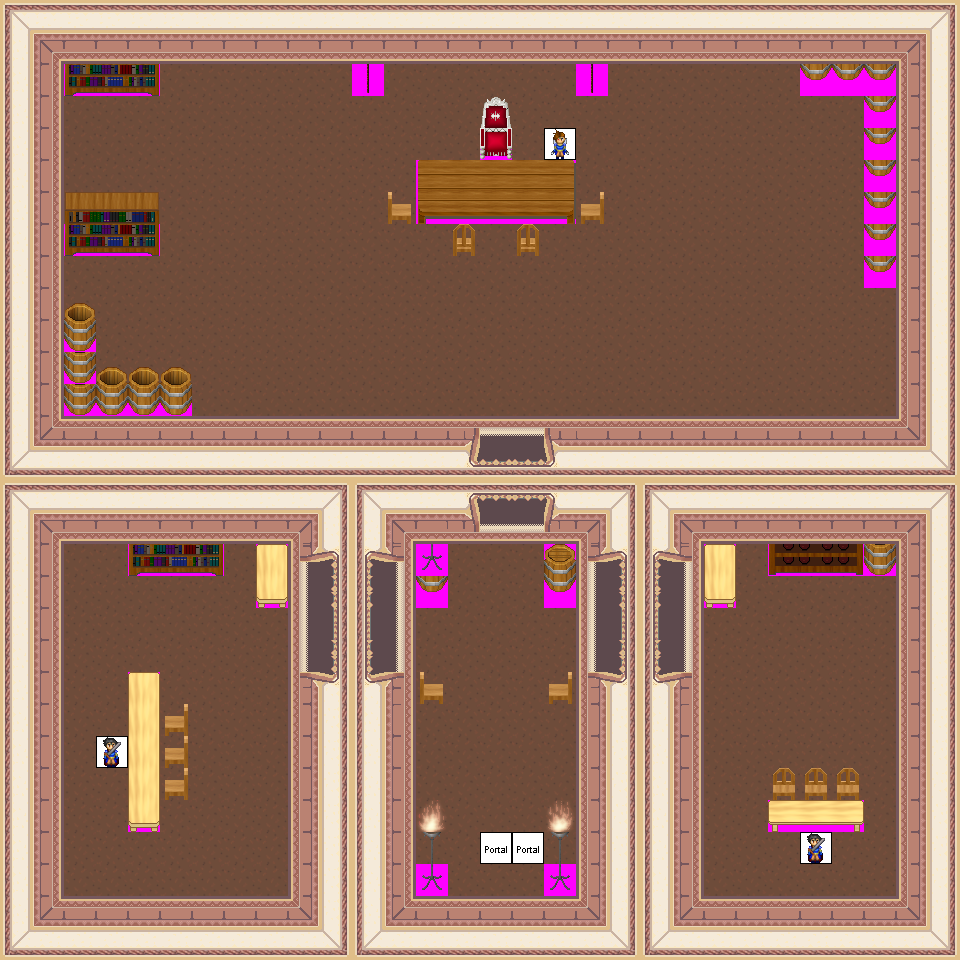

This game map was drawn from its Tiled (.tmx) file and the tilesets committed beside it. A one-line description and the trimmed map source follow:
An orthogonal 30x30 tile map with 32x32 px tiles, 6 tile layers (Ground, Objects, Above, Walkable, ...), 25 tilesets.

<map version="1.0" orientation="orthogonal" width="30" height="30" tilewidth="32" tileheight="32">
 <tileset firstgid="1" name="building_wall_int_wall_pale" tilewidth="32" tileheight="32">
  <image source="../drawable/building_wall_int_wall_pale.png" width="64" height="256" />
 </tileset>
 <tileset firstgid="17" name="building_wall_int_wall_purple" tilewidth="32" tileheight="32">
  <image source="../drawable/building_wall_int_wall_purple.png" width="64" height="320" />
 </tileset>
 <tileset firstgid="37" name="building_entrance_pale_red_ns" tilewidth="32" tileheight="32">
  <image source="../drawable/building_entrance_pale_red_ns.png" width="288" height="128" />
 </tileset>
 <tileset firstgid="73" name="building_entrance_detail_ns" tilewidth="32" tileheight="32">
  <image source="../drawable/building_entrance_detail_ns.png" width="96" height="64" />
 </tileset>
 <tileset firstgid="79" name="item_pot_barrel_tall" tilewidth="32" tileheight="32">
  <image source="../drawable/item_pot_barrel_tall.png" width="32" height="64" />
 </tileset>
 <tileset firstgid="81" name="item_pot_small_barrel" tilewidth="32" tileheight="32">
  <image source="../drawable/item_pot_small_barrel.png" width="32" height="64" />
 </tileset>
 <tileset firstgid="83" name="logic_portal" tilewidth="32" tileheight="32">
  <image source="../drawable/logic_portal.png" width="256" height="96" />
 </tileset>
 <tileset firstgid="107" name="ground_brown_2" tilewidth="32" tileheight="32">
  <image source="../drawable/ground_brown_2.png" width="32" height="64" />
 </tileset>
 <tileset firstgid="109" name="building_entrance_pale_red_ew" tilewidth="32" tileheight="32">
  <image source="../drawable/building_entrance_pale_red_ew.png" width="256" height="192" />
 </tileset>
 <tileset firstgid="157" name="furniture_table_long_front_on_pale" tilewidth="32" tileheight="32">
  <image source="../drawable/furniture_table_long_front_on_pale.png" width="32" height="96" />
 </tileset>
 <tileset firstgid="160" name="furniture_chair_wooden_pale" tilewidth="32" tileheight="32">
  <image source="../drawable/furniture_chair_wooden_pale.png" width="64" height="64" />
 </tileset>
 <tileset firstgid="164" name="furniture_light_iron_lamp" tilewidth="32" tileheight="32">
  <image source="../drawable/furniture_light_iron_lamp.png" width="32" height="96" />
 </tileset>
 <tileset firstgid="167" name="furniture_light_flames" tilewidth="32" tileheight="32">
  <image source="../drawable/furniture_light_flames.png" width="192" height="32" />
 </tileset>
 <tileset firstgid="173" name="building_stairs_stairs" tilewidth="32" tileheight="32">
  <image source="../drawable/building_stairs_stairs.png" width="64" height="192" />
 </tileset>
 <tileset firstgid="185" name="furniture_table_long_side_on_pale" tilewidth="32" tileheight="32">
  <image source="../drawable/furniture_table_long_side_on_pale.png" width="96" height="32" />
 </tileset>
 <tileset firstgid="188" name="item_documents_book" tilewidth="32" tileheight="32">
  <image source="../drawable/item_documents_book.png" width="64" height="64" />
 </tileset>
 <tileset firstgid="192" name="furniture_shelve_dark_bookshelf_2" tilewidth="32" tileheight="32">
  <image source="../drawable/furniture_shelve_dark_bookshelf_2.png" width="96" height="64" />
 </tileset>
 <tileset firstgid="198" name="furniture_shelve_dark_bottle_shelf" tilewidth="32" tileheight="32">
  <image source="../drawable/furniture_shelve_dark_bottle_shelf.png" width="96" height="64" />
 </tileset>
 <tileset firstgid="204" name="furniture_chair_throne_small" tilewidth="32" tileheight="32">
  <image source="../drawable/furniture_chair_throne_small.png" width="32" height="64" />
 </tileset>
 <tileset firstgid="206" name="furniture_table_wooden_rectangular" tilewidth="32" tileheight="32">
  <image source="../drawable/furniture_table_wooden_rectangular.png" width="96" height="96" />
 </tileset>
 <tileset firstgid="215" name="item_armor_armor" tilewidth="32" tileheight="32">
  <image source="../drawable/item_armor_armor.png" width="128" height="32" />
 </tileset>
 <tileset firstgid="219" name="item_weapon_spear" tilewidth="32" tileheight="32">
  <image source="../drawable/item_weapon_spear.png" width="32" height="64" />
 </tileset>
 <tileset firstgid="221" name="logic_creature_human_imperial" tilewidth="32" tileheight="32">
  <image source="../drawable/logic_creature_human_imperial.png" width="256" height="64" />
 </tileset>
 <tileset firstgid="237" name="building_entrance_pale_red_ew_transparent_doors" tilewidth="32" tileheight="32">
  <image source="../drawable/building_entrance_pale_red_ew_transparent_doors.png" width="128" height="192" />
 </tileset>
 <tileset firstgid="261" name="walkable_sentinel" tilewidth="32" tileheight="32">
  <image source="../drawable/walkable_sentinel.png" width="32" height="32" />
 </tileset>
 <layer name="Ground" width="30" height="30">
  <data>[900 cells, 900 non-empty, 1 distinct tile ids]</data>
 </layer>
 <layer name="Objects" width="30" height="30">
  <data>[900 cells, 34 non-empty, 18 distinct tile ids]</data>
 </layer>
 <layer name="Above" width="30" height="30">
  <data>[900 cells, 63 non-empty, 29 distinct tile ids]</data>
 </layer>
 <layer name="Walkable" width="30" height="30">
  <data>[900 cells, 451 non-empty, 1 distinct tile ids]</data>
 </layer>
 <layer name="Objects_stendhal" width="30" height="30">
  <data>[900 cells, 489 non-empty, 74 distinct tile ids]</data>
 </layer>
 <layer name="Objects_stendhal2" width="30" height="30">
  <data>[900 cells, 5 non-empty, 3 distinct tile ids]</data>
 </layer>
 <objectgroup name="Mapevents" width="30" height="30" />
 <objectgroup name="Spawn" width="30" height="30" />
 <objectgroup name="Keys" width="30" height="30" />
 <objectgroup name="Replace" width="30" height="30" />
</map>
